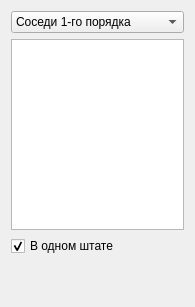
<?xml version="1.0" encoding="UTF-8"?>
<ui version="4.0">
 <class>ddmMaxInOutNeighborFilterWidget</class>
 <widget class="QWidget" name="ddmMaxInOutNeighborFilterWidget">
  <property name="geometry">
   <rect>
    <x>0</x>
    <y>0</y>
    <width>195</width>
    <height>307</height>
   </rect>
  </property>
  <property name="sizePolicy">
   <sizepolicy hsizetype="Preferred" vsizetype="Minimum">
    <horstretch>0</horstretch>
    <verstretch>0</verstretch>
   </sizepolicy>
  </property>
  <property name="minimumSize">
   <size>
    <width>155</width>
    <height>0</height>
   </size>
  </property>
  <property name="maximumSize">
   <size>
    <width>16777215</width>
    <height>16777215</height>
   </size>
  </property>
  <property name="windowTitle">
   <string>ddmCountyFilterWidget</string>
  </property>
  <layout class="QGridLayout" name="gridLayout">
   <item row="0" column="0">
    <layout class="QVBoxLayout" name="verticalLayout">
     <property name="sizeConstraint">
      <enum>QLayout::SetMinimumSize</enum>
     </property>
     <item>
      <widget class="QComboBox" name="comboType">
       <property name="currentIndex">
        <number>1</number>
       </property>
       <item>
        <property name="text">
         <string>&lt;все&gt;</string>
        </property>
       </item>
       <item>
        <property name="text">
         <string>Соседи 1-го порядка</string>
        </property>
       </item>
       <item>
        <property name="text">
         <string>Соседни 2-го порядка</string>
        </property>
       </item>
      </widget>
     </item>
     <item>
      <widget class="QListWidget" name="listCounties"/>
     </item>
     <item>
      <widget class="QCheckBox" name="checkSameState">
       <property name="text">
        <string>В одном штате</string>
       </property>
       <property name="checked">
        <bool>true</bool>
       </property>
      </widget>
     </item>
     <item>
      <spacer name="verticalSpacer">
       <property name="orientation">
        <enum>Qt::Vertical</enum>
       </property>
       <property name="sizeHint" stdset="0">
        <size>
         <width>20</width>
         <height>40</height>
        </size>
       </property>
      </spacer>
     </item>
    </layout>
   </item>
  </layout>
 </widget>
 <resources/>
 <connections/>
</ui>
